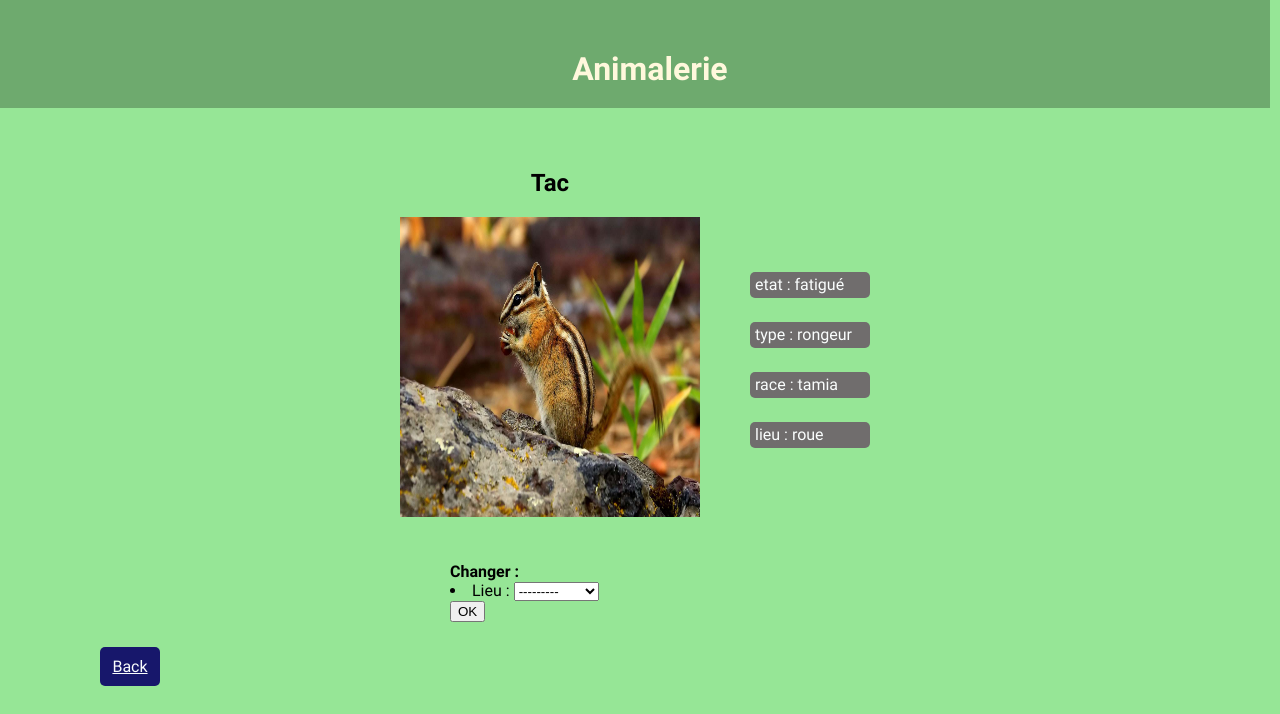
The page /animal/Tac/ on the database its author committed.
### blog/models.py (models this page shows, shortened)
class Animal(models.Model):
    id_animal = models.CharField(max_length=100, primary_key=True)
    etat = models.CharField(max_length=20)
    type = models.CharField(max_length=20)
    race = models.CharField(max_length=20)
    photo = models.CharField(max_length=200)
    lieu = models.ForeignKey(Equipement, on_delete=models.CASCADE)

class Equipement(models.Model):
    id_equip = models.CharField(max_length=100, primary_key=True)
    disponibilite = models.CharField(max_length=20)
    photo = models.CharField(max_length=200)
    def __str__(self):
        return self.id_equip

### blog/views.py (the view)
# urls.py: path('animal/<str:id_animal>/', views.animal_detail, name='animal_detail'),
def animal_detail(request, id_animal):
    mangeoire = get_object_or_404(Equipement, id_equip='mangeoire')
    roue = get_object_or_404(Equipement, id_equip='roue')
    nid = get_object_or_404(Equipement, id_equip='nid')
    litière = get_object_or_404(Equipement, id_equip='litière')
    animal = get_object_or_404(Animal, id_animal=id_animal)
    ancien_lieu = get_object_or_404(Equipement, id_equip=animal.lieu)
    if request.method == "POST":
        form = MoveForm(request.POST, instance=animal)
        if form.is_valid():
            if form.data['lieu'] == 'mangeoire':
                if mangeoire.disponibilite == 'occupé':
                    return render(request ,"blog/animal_detail.html", {'animal': animal, 'message': "Impossible, le mangeoire est occupé"})
                elif animal.etat == 'affamé' and mangeoire.disponibilite == 'libre':
                    ancien_lieu.disponibilite = "libre"
                    ancien_lieu.save()
                    animal.etat = 'repus'
                    form.save()
                    nouveau_lieu = get_object_or_404(Equipement, id_equip=animal.lieu)
                    nouveau_lieu.disponibilite = "occupé"
                    nouveau_lieu.save()
                    animal.save()
                    return redirect('animal_list')
                else:
                    if ancien_lieu!= litière:
                        ancien_lieu.disponibilite = "occupé"
                        ancien_lieu.save()
                        form.save(commit=False)
                    return render(request ,"blog/animal_detail.html", {'animal': animal, 'message': f"Impossible, {animal} n'est pas affamé"})
            elif form.data['lieu'] == 'roue':
                if roue.disponibilite == 'occupé':
                    return render(request ,"blog/animal_detail.html", {'animal': animal, 'message': f"Impossible, la roue est occupée"})
                elif animal.etat == 'repus' and roue.disponibilite == 'libre':
                    ancien_lieu.disponibilite = "libre"
                    ancien_lieu.save()
                    animal.etat = 'fatigué'
                    form.save()
                    nouveau_lieu = get_object_or_404(Equipement, id_equip=animal.lieu)
                    nouveau_lieu.disponibilite = "occupé"
                    nouveau_lieu.save()
                    animal.save()
                    return redirect('animal_list')
                else:
                    if ancien_lieu!= litière:
                        ancien_lieu.disponibilite = "occupé"
                        ancien_lieu.save()
                        form.save(commit=False)
                    return render(request ,"blog/animal_detail.html", {'animal': animal, 'message': f"Impossible, {animal} n'est pas repus"})
            elif form.data['lieu'] == 'nid':
                if nid.disponibilite == 'occupé':
                    return render(request ,"blog/animal_detail.html", {'animal': animal, 'message': f"Impossible, le nid est occupé"})
                elif animal.etat == 'fatigué' and nid.disponibilite == 'libre':
                    ancien_lieu.disponibilite = "libre"
                    ancien_lieu.save()
                    animal.etat = 'endormis'
                    form.save()
                    nouveau_lieu = get_object_or_404(Equipement, id_equip=animal.lieu)
                    nouveau_lieu.disponibilite = "occupé"
                    nouveau_lieu.save()
                    animal.save()
                    return redirect('animal_list')
                else:
                    if ancien_lieu!= litière:
                        ancien_lieu.disponibilite = "occupé"
                        ancien_lieu.save()
                        form.save(commit=False)
                    return render(request ,"blog/animal_detail.html", {'animal': animal, 'message': f"Impossible, {animal} n'est pas fatigué"})
            elif form.data['lieu'] == 'litière':
                if litière.disponibilite == 'occupé':
                    return render(request ,"blog/animal_detail.html", {'animal': animal, 'message': f"Impossible, la litière est occupée"})
                elif animal.etat == 'endormis' and litière.disponibilite == 'libre':
                    ancien_lieu.disponibilite = "libre"
                    ancien_lieu.save()
                    animal.etat = 'affamé'
                    form.save()
                    nouveau_lieu = get_object_or_404(Equipement, id_equip=animal.lieu)
                    nouveau_lieu.disponibilite = "libre"
                    nouveau_lieu.save()
                    animal.save()
                    return redirect('animal_list')
                else:
                    if ancien_lieu!= litière:
                        ancien_lieu.disponibilite = "occupé"
                        ancien_lieu.save()
                        form.save(commit=False)
                    return render(request ,"blog/animal_detail.html", {'animal': animal, 'message': f"Impossible, {animal} n'est pas endormi"})
        else:
            form = MoveForm()
    else:
        form = MoveForm()
    return render(request, 'blog/animal_detail.html', {'animal': animal, 'lieu': animal.lieu, 'form': form})

### blog/forms.py
class MoveForm(forms.ModelForm):
    class Meta:
        model = Animal
        fields = ('lieu',)

### blog/templates/blog/animal_detail.html
{% extends 'blog/base.html' %}
{% load static %}
{% block content %}
<div>
    {% if message %}
    <div class="message">
        <div class='texte-message'>{{message}}</div>
    </div>
    <div class='back'><a href="{% url 'animal_list' %}">Back</a></div>
    {% else %}
    <div class="animal">
        <h2 class='titre_animal'>{{ animal.id_animal }}</h2>
        <div class="description">
            <div class="etat_detail"> etat : {{ animal.etat }}</div>
            <div class="type_detail"> type : {{ animal.type }}</div>
            <div class="race_detail"> race : {{ animal.race }}</div>
            <div class="lieu_detail"> lieu : {{ animal.lieu }}</div>
        </div>
        <div class="photo_detail">
            <img src="/{{animal.photo}}" width="300" height="300">
        </div>
    </div>
    <div class="centrer">
        <form method="POST" class="post-form">{% csrf_token %}
            <b> Changer : </b> {{ form.as_ul }}
            <button type="submit" class="btn btn-outline-light">OK</button>
        </form>
    </div>
    <div class='back_bis'><a href="{% url 'animal_list' %}">Back</a></div>
    {% endif %}
</div>
{% endblock %}

### blog/static/css/blog.css (style rules this page uses)
body { width: 100%; max-width: 1100px; margin: 0 0px; background-color: rgb(150, 230, 150); font-family: 'Urbanist', sans-serif; }
h2 { text-align: center; }
a { color: #fafdfd; }
.animal { display: grid; grid-template-columns: 300px 300px 300px; padding: 20px 0; margin: 0px 100px; background-color: rgb(150, 230, 150); width: 905px }
.titre_animal { grid-column: 2; grid-row: 1; text-align: center; }
.description { display: grid; grid-column: 3; grid-row: 3; border-radius: 5px; margin: 50px; }
.photo_detail { grid-column: 2; grid-row: 3; }
.etat_detail { grid-row: 1; border-radius: 5px; border-color: rgb(255, 255, 255); background-color: #706d6d; color: #fafdfd; padding: 3px 5px; margin: 5px 0; width: 110; height: 20; }
.type_detail { grid-row: 2; border-radius: 5px; border-color: rgb(255, 255, 255); background-color: #706d6d; color: #fafdfd; padding: 3px 5px; margin: 5px 0; width: 110; height: 20; }
.race_detail { grid-row: 3; border-radius: 5px; border-color: rgb(255, 255, 255); background-color: #706d6d; color: #fafdfd; padding: 3px 5px; margin: 5px 0; width: 110; height: 20; }
.lieu_detail { grid-row: 4; border-radius: 5px; border-color: rgb(255, 255, 255); background-color: #706d6d; color: #fafdfd; padding: 3px 5px; margin: 5px 0; width: 110; height: 20; }
.centrer { margin: 25px 450; }
.back_bis { border-radius: 5px; border-color: rgb(255, 255, 255); padding: 10px 5px; margin: 20px 100px; background-color: rgb(23, 23, 107); width: 50; text-align: center; }

### rows shown on the page
Animal: id_animal "Tac", etat "fatigué", type "rongeur", race "tamia", lieu "roue", photo (picture)
